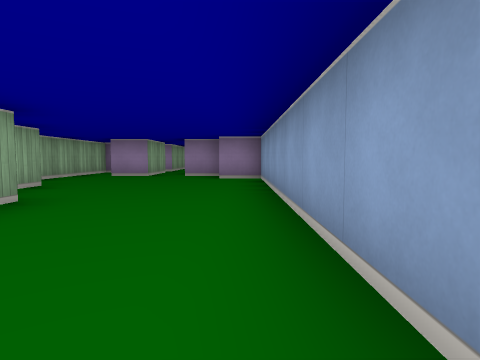
View 1 (above)

16 first-person views from a walk through a cub3D maze. The camera is about half as high as the walls, tilts 4° down and sees 75° across. The floor is counted in squares. Each view is taken from the middle of a square. On the plan, view 1 faces up. The plan holds only what a view shows up to about 9 squares ahead; the rest is blank. The place goes on beyond the plan.

View 2
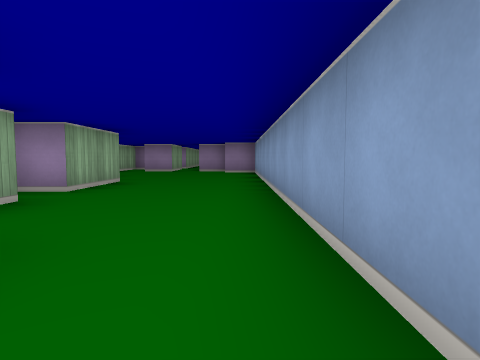

View 3
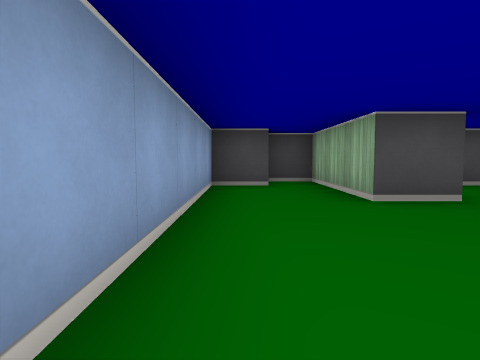

View 4
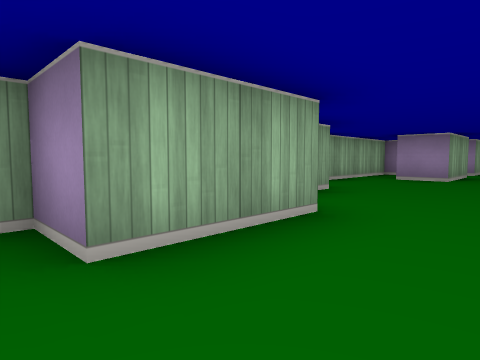

View 5
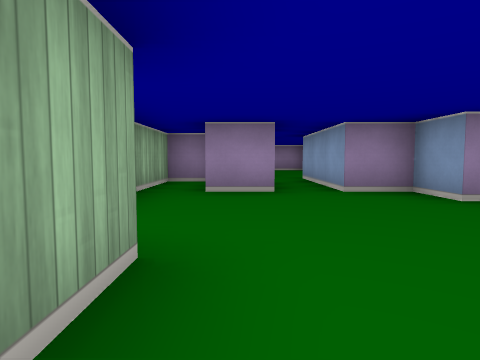

View 6
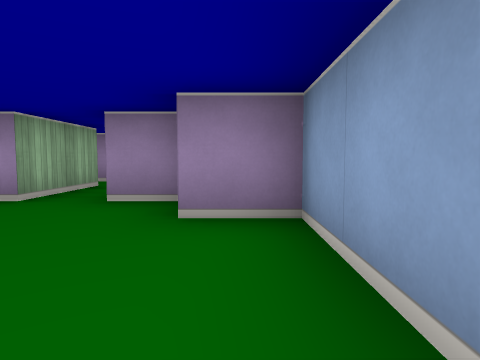

View 7
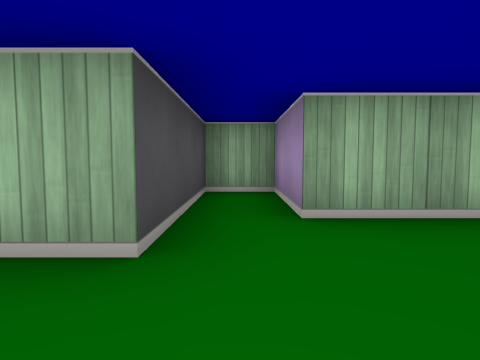

View 8
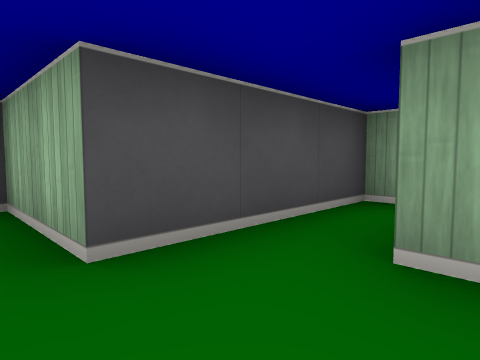

View 9
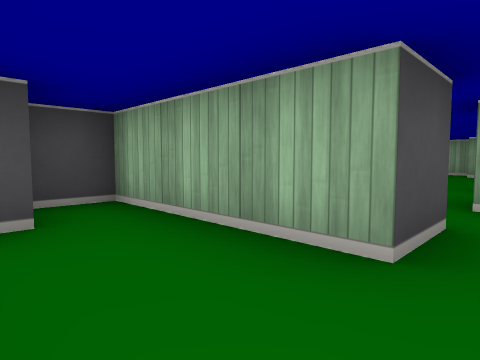

View 10
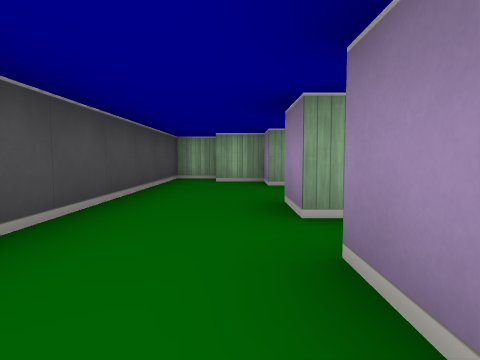

View 11
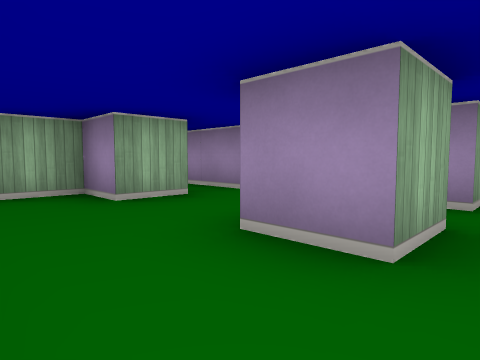

View 12
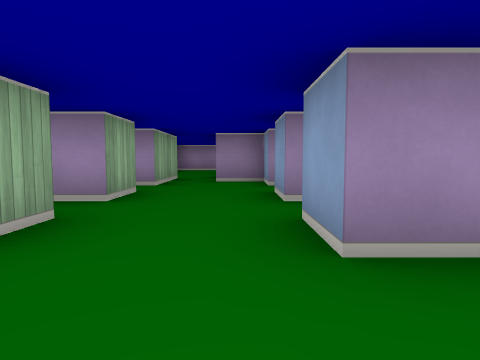

View 13
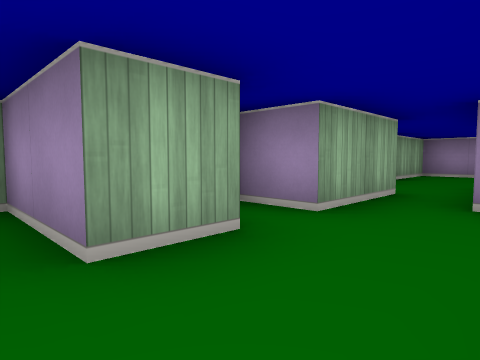

View 14
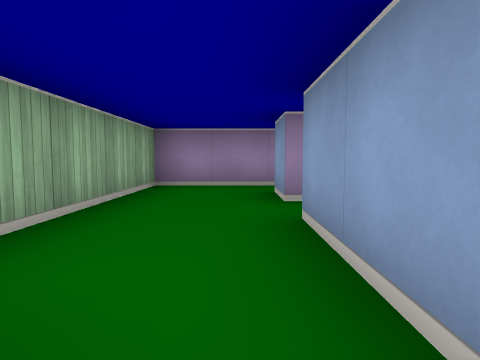

View 15
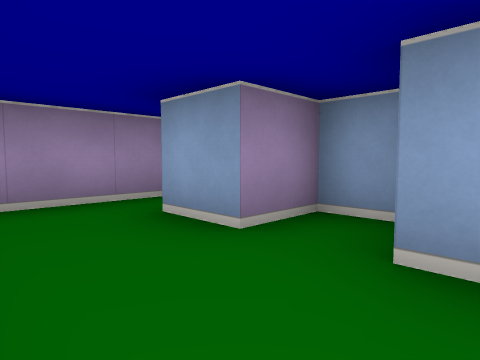

View 16
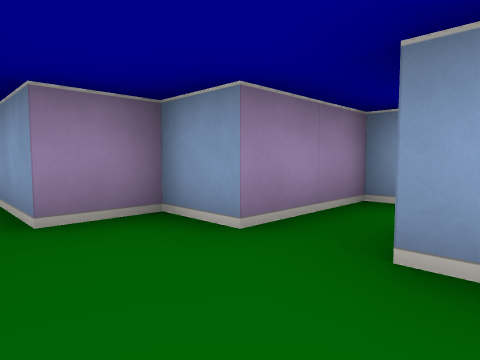

### Floor plan
Key: @ floor where view 1 was taken; # wall or solid block; . floor.
Columns run from 11 left of view 1 to 1 right of it. Each row starts with its distance up from view 1.
 12        ##.
 11       ##..#
 10  ########.#
  9  #... #.#.##
  8  #..###....##
  7  #..###.....#
  6  #..#.......#
  5   ..####....#
  4   #.####....#
  3  ##..####...#
  2  #.....##...#
  1 ###..#.#....#
  0 #......##..@#
 -1 ###..#.#....#
 -2 ##.......#..#
 -3 #........#..#
 -4 ##########.##
 -5          ###

Where each view was taken, in squares from view 1:
view 1: 0 up, 0 right, facing up
view 2: 3 down, 0 right, facing up
view 3: 2 up, 0 right, facing down
view 4: 1 up, 1 left, facing up-left
view 5: 4 up, 3 left, facing up
view 6: 5 up, 0 right, facing up
view 7: 6 up, 2 left, facing left
view 8: 7 up, 3 left, facing down-left
view 9: 1 down, 0 right, facing down-left
view 10: 2 down, 3 left, facing left
view 11: 3 down, 5 left, facing up-left
view 12: 3 down, 7 left, facing up
view 13: 0 up, 7 left, facing up-left
view 14: 4 up, 8 left, facing up
view 15: 6 up, 9 left, facing up-right
view 16: 1 up, 8 left, facing up-right
